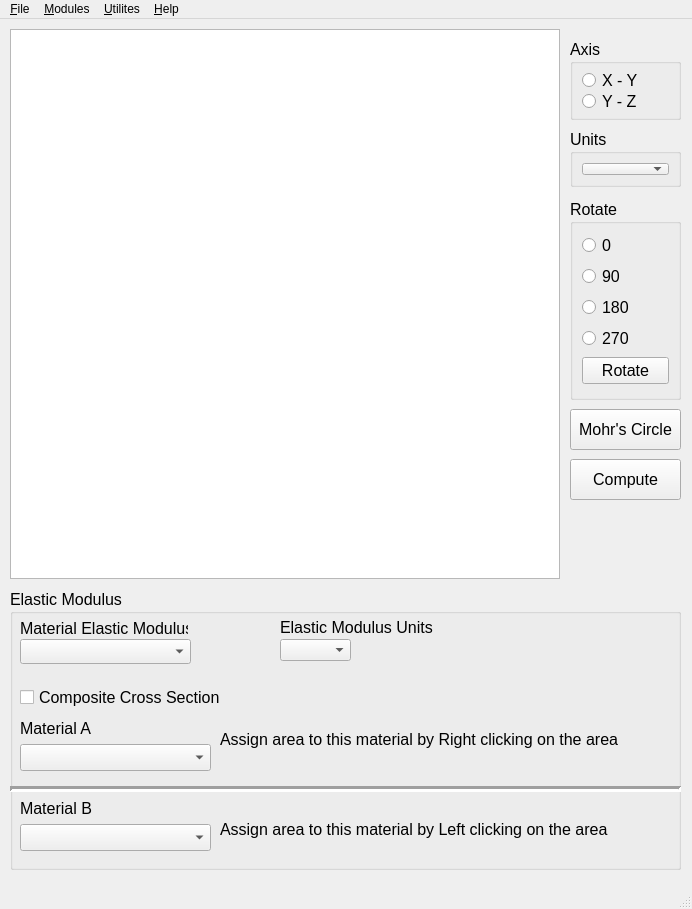
<?xml version="1.0" encoding="UTF-8"?>
<ui version="4.0">
 <class>MElist</class>
 <widget class="QMainWindow" name="MElist">
  <property name="geometry">
   <rect>
    <x>0</x>
    <y>0</y>
    <width>692</width>
    <height>909</height>
   </rect>
  </property>
  <property name="sizePolicy">
   <sizepolicy hsizetype="Fixed" vsizetype="Fixed">
    <horstretch>0</horstretch>
    <verstretch>0</verstretch>
   </sizepolicy>
  </property>
  <property name="minimumSize">
   <size>
    <width>270</width>
    <height>610</height>
   </size>
  </property>
  <property name="maximumSize">
   <size>
    <width>16777215</width>
    <height>16777215</height>
   </size>
  </property>
  <property name="windowTitle">
   <string>MainWindow</string>
  </property>
  <property name="tabShape">
   <enum>QTabWidget::Rounded</enum>
  </property>
  <property name="dockNestingEnabled">
   <bool>false</bool>
  </property>
  <property name="unifiedTitleAndToolBarOnMac">
   <bool>false</bool>
  </property>
  <widget class="QWidget" name="centralwidget">
   <widget class="QGraphicsView" name="graphicsView">
    <property name="geometry">
     <rect>
      <x>10</x>
      <y>10</y>
      <width>550</width>
      <height>550</height>
     </rect>
    </property>
    <property name="sizePolicy">
     <sizepolicy hsizetype="Fixed" vsizetype="Fixed">
      <horstretch>0</horstretch>
      <verstretch>0</verstretch>
     </sizepolicy>
    </property>
    <property name="font">
     <font>
      <pointsize>12</pointsize>
     </font>
    </property>
   </widget>
   <widget class="QPushButton" name="pushButton">
    <property name="geometry">
     <rect>
      <x>570</x>
      <y>390</y>
      <width>111</width>
      <height>41</height>
     </rect>
    </property>
    <property name="font">
     <font>
      <pointsize>12</pointsize>
     </font>
    </property>
    <property name="text">
     <string>Mohr's Circle</string>
    </property>
   </widget>
   <widget class="QPushButton" name="computeMOI">
    <property name="geometry">
     <rect>
      <x>570</x>
      <y>440</y>
      <width>111</width>
      <height>41</height>
     </rect>
    </property>
    <property name="font">
     <font>
      <pointsize>12</pointsize>
     </font>
    </property>
    <property name="text">
     <string>Compute</string>
    </property>
   </widget>
   <widget class="QGroupBox" name="groupBox">
    <property name="geometry">
     <rect>
      <x>570</x>
      <y>20</y>
      <width>111</width>
      <height>81</height>
     </rect>
    </property>
    <property name="font">
     <font>
      <pointsize>12</pointsize>
     </font>
    </property>
    <property name="title">
     <string>Axis</string>
    </property>
    <layout class="QVBoxLayout" name="verticalLayout_2">
     <item>
      <widget class="QRadioButton" name="xyaxis_2">
       <property name="font">
        <font>
         <pointsize>12</pointsize>
        </font>
       </property>
       <property name="text">
        <string>X - Y</string>
       </property>
      </widget>
     </item>
     <item>
      <widget class="QRadioButton" name="yzaxis_2">
       <property name="font">
        <font>
         <pointsize>12</pointsize>
        </font>
       </property>
       <property name="text">
        <string>Y - Z </string>
       </property>
      </widget>
     </item>
    </layout>
   </widget>
   <widget class="QGroupBox" name="groupBox_2">
    <property name="geometry">
     <rect>
      <x>570</x>
      <y>110</y>
      <width>111</width>
      <height>58</height>
     </rect>
    </property>
    <property name="font">
     <font>
      <pointsize>12</pointsize>
     </font>
    </property>
    <property name="title">
     <string>Units</string>
    </property>
    <layout class="QVBoxLayout" name="verticalLayout">
     <item>
      <widget class="QComboBox" name="Unitscombobox">
       <property name="font">
        <font>
         <pointsize>12</pointsize>
        </font>
       </property>
      </widget>
     </item>
    </layout>
   </widget>
   <widget class="QGroupBox" name="groupBox_3">
    <property name="geometry">
     <rect>
      <x>570</x>
      <y>180</y>
      <width>111</width>
      <height>201</height>
     </rect>
    </property>
    <property name="font">
     <font>
      <pointsize>12</pointsize>
     </font>
    </property>
    <property name="title">
     <string>Rotate</string>
    </property>
    <layout class="QVBoxLayout" name="verticalLayout_3">
     <item>
      <widget class="QRadioButton" name="rotate0deg">
       <property name="font">
        <font>
         <pointsize>12</pointsize>
        </font>
       </property>
       <property name="text">
        <string>0 </string>
       </property>
      </widget>
     </item>
     <item>
      <widget class="QRadioButton" name="rotate90deg">
       <property name="font">
        <font>
         <pointsize>12</pointsize>
        </font>
       </property>
       <property name="text">
        <string>90</string>
       </property>
      </widget>
     </item>
     <item>
      <widget class="QRadioButton" name="rotate180deg">
       <property name="font">
        <font>
         <pointsize>12</pointsize>
        </font>
       </property>
       <property name="text">
        <string>180</string>
       </property>
      </widget>
     </item>
     <item>
      <widget class="QRadioButton" name="rotate270deg">
       <property name="font">
        <font>
         <pointsize>12</pointsize>
        </font>
       </property>
       <property name="text">
        <string>270</string>
       </property>
      </widget>
     </item>
     <item>
      <widget class="QPushButton" name="rotate">
       <property name="font">
        <font>
         <pointsize>12</pointsize>
        </font>
       </property>
       <property name="text">
        <string>Rotate</string>
       </property>
      </widget>
     </item>
    </layout>
   </widget>
   <widget class="QGroupBox" name="groupBox_4">
    <property name="geometry">
     <rect>
      <x>10</x>
      <y>570</y>
      <width>671</width>
      <height>281</height>
     </rect>
    </property>
    <property name="font">
     <font>
      <pointsize>12</pointsize>
     </font>
    </property>
    <property name="title">
     <string>Elastic Modulus</string>
    </property>
    <widget class="QLabel" name="label_5">
     <property name="geometry">
      <rect>
       <x>10</x>
       <y>30</y>
       <width>168</width>
       <height>19</height>
      </rect>
     </property>
     <property name="font">
      <font>
       <pointsize>12</pointsize>
      </font>
     </property>
     <property name="text">
      <string>Material Elastic Modulus</string>
     </property>
    </widget>
    <widget class="QComboBox" name="comboBox">
     <property name="geometry">
      <rect>
       <x>10</x>
       <y>50</y>
       <width>171</width>
       <height>25</height>
      </rect>
     </property>
     <property name="font">
      <font>
       <pointsize>12</pointsize>
      </font>
     </property>
    </widget>
    <widget class="QLabel" name="label_10">
     <property name="geometry">
      <rect>
       <x>210</x>
       <y>230</y>
       <width>411</width>
       <height>21</height>
      </rect>
     </property>
     <property name="font">
      <font>
       <pointsize>12</pointsize>
      </font>
     </property>
     <property name="text">
      <string>Assign area to this material by Left clicking on the area</string>
     </property>
    </widget>
    <widget class="QLabel" name="label_9">
     <property name="geometry">
      <rect>
       <x>210</x>
       <y>140</y>
       <width>411</width>
       <height>21</height>
      </rect>
     </property>
     <property name="font">
      <font>
       <pointsize>12</pointsize>
      </font>
     </property>
     <property name="text">
      <string>Assign area to this material by Right clicking on the area</string>
     </property>
    </widget>
    <widget class="QCheckBox" name="checkBox">
     <property name="geometry">
      <rect>
       <x>10</x>
       <y>100</y>
       <width>211</width>
       <height>17</height>
      </rect>
     </property>
     <property name="font">
      <font>
       <pointsize>12</pointsize>
      </font>
     </property>
     <property name="text">
      <string>Composite Cross Section</string>
     </property>
    </widget>
    <widget class="QComboBox" name="comboBox_2">
     <property name="geometry">
      <rect>
       <x>270</x>
       <y>50</y>
       <width>71</width>
       <height>22</height>
      </rect>
     </property>
     <property name="font">
      <font>
       <pointsize>12</pointsize>
      </font>
     </property>
    </widget>
    <widget class="QLabel" name="label_11">
     <property name="geometry">
      <rect>
       <x>270</x>
       <y>30</y>
       <width>191</width>
       <height>16</height>
      </rect>
     </property>
     <property name="font">
      <font>
       <pointsize>12</pointsize>
      </font>
     </property>
     <property name="text">
      <string>Elastic Modulus Units</string>
     </property>
    </widget>
    <widget class="Line" name="line">
     <property name="geometry">
      <rect>
       <x>0</x>
       <y>190</y>
       <width>671</width>
       <height>20</height>
      </rect>
     </property>
     <property name="lineWidth">
      <number>3</number>
     </property>
     <property name="orientation">
      <enum>Qt::Horizontal</enum>
     </property>
    </widget>
    <widget class="QWidget" name="">
     <property name="geometry">
      <rect>
       <x>10</x>
       <y>210</y>
       <width>191</width>
       <height>52</height>
      </rect>
     </property>
     <layout class="QVBoxLayout" name="verticalLayout_4">
      <item>
       <widget class="QLabel" name="label_8">
        <property name="font">
         <font>
          <pointsize>12</pointsize>
         </font>
        </property>
        <property name="text">
         <string>Material B</string>
        </property>
       </widget>
      </item>
      <item>
       <widget class="QComboBox" name="comboBox_4">
        <property name="font">
         <font>
          <pointsize>12</pointsize>
         </font>
        </property>
       </widget>
      </item>
     </layout>
    </widget>
    <widget class="QWidget" name="">
     <property name="geometry">
      <rect>
       <x>10</x>
       <y>130</y>
       <width>191</width>
       <height>52</height>
      </rect>
     </property>
     <layout class="QVBoxLayout" name="verticalLayout_5">
      <item>
       <widget class="QLabel" name="label_7">
        <property name="font">
         <font>
          <pointsize>12</pointsize>
         </font>
        </property>
        <property name="text">
         <string>Material A</string>
        </property>
       </widget>
      </item>
      <item>
       <widget class="QComboBox" name="comboBox_3">
        <property name="font">
         <font>
          <pointsize>12</pointsize>
         </font>
        </property>
       </widget>
      </item>
     </layout>
    </widget>
   </widget>
  </widget>
  <widget class="QStatusBar" name="statusbar"/>
  <widget class="QMenuBar" name="menubar">
   <property name="geometry">
    <rect>
     <x>0</x>
     <y>0</y>
     <width>692</width>
     <height>21</height>
    </rect>
   </property>
   <widget class="QMenu" name="menu_File">
    <property name="title">
     <string>&amp;File</string>
    </property>
    <widget class="QMenu" name="menu_Settings">
     <property name="title">
      <string>Settings</string>
     </property>
     <addaction name="actionTheme"/>
    </widget>
    <addaction name="menu_Settings"/>
    <addaction name="actionQuit"/>
    <addaction name="actionQuit_All"/>
   </widget>
   <widget class="QMenu" name="menu_Utilites">
    <property name="title">
     <string>&amp;Utilites</string>
    </property>
    <widget class="QMenu" name="menuTables">
     <property name="title">
      <string>Tables</string>
     </property>
     <addaction name="actionMaterials_list"/>
     <addaction name="actionCross_Sectional_Beams_and_Shapes_Lists"/>
     <addaction name="actionSaftey_Factors"/>
     <addaction name="actionFit_Classes"/>
    </widget>
    <addaction name="actionNotepad"/>
    <addaction name="actionCalculator"/>
    <addaction name="actionScreenshot"/>
    <addaction name="menuTables"/>
   </widget>
   <widget class="QMenu" name="menu_Help">
    <property name="title">
     <string>&amp;Help</string>
    </property>
    <widget class="QMenu" name="menuModules_help">
     <property name="title">
      <string>Modules</string>
     </property>
     <widget class="QMenu" name="menuGeneral_Analysis_help">
      <property name="title">
       <string>General Analysis</string>
      </property>
      <addaction name="actionUnit_Converter_help"/>
      <addaction name="actionMoments_of_Inertia_help"/>
      <addaction name="actionVectors_help"/>
      <addaction name="actionFriction_and_Force_help"/>
      <addaction name="actionFasteners_help"/>
      <addaction name="actionMaterial_Properties_help"/>
      <addaction name="actionCM_and_CG_help"/>
     </widget>
     <widget class="QMenu" name="menuBeams_and_Loads_help">
      <property name="title">
       <string>Beams and Loads</string>
      </property>
      <widget class="QMenu" name="menuGeneral_Beam_Analysis">
       <property name="title">
        <string>General Beam Analysis</string>
       </property>
       <addaction name="actionTrusses_help"/>
       <addaction name="actionBeamsMoments_of_Inertia_help"/>
       <addaction name="actionShear_and_Moment_help"/>
       <addaction name="actionIndeterminate_Axial_Structures_help"/>
       <addaction name="actionFlexure_help"/>
       <addaction name="actionBeam_Deformation_help"/>
       <addaction name="actionAxial_Beam_Deformation_help"/>
       <addaction name="actionTorsional_Beam_Deformation_help"/>
       <addaction name="actionSupported_Beams_help"/>
       <addaction name="actionMohr_s_Circle_help"/>
      </widget>
      <widget class="QMenu" name="menuCombined_Loadings_help">
       <property name="title">
        <string>Combined Loadings</string>
       </property>
       <widget class="QMenu" name="menuEccentric_Loadings_help">
        <property name="title">
         <string>Eccentric Loadings</string>
        </property>
        <addaction name="actionC_Clamp_help"/>
        <addaction name="actionCompression_Link_help"/>
        <addaction name="actionTension_Link_help"/>
        <addaction name="actionPost_help"/>
       </widget>
       <widget class="QMenu" name="menuShear_Force_and_Bending_Moment_help">
        <property name="title">
         <string>Shear Force and Bending Moment</string>
        </property>
        <addaction name="actionPost_and_Beam_help"/>
       </widget>
       <widget class="QMenu" name="menuAxial_Torsional_and_Bending_Stresses_help">
        <property name="title">
         <string>Axial, Torsional, and Bending Stresses</string>
        </property>
        <addaction name="actionSolid_shaft_and_Pipe_help"/>
       </widget>
       <addaction name="menuEccentric_Loadings_help"/>
       <addaction name="menuShear_Force_and_Bending_Moment_help"/>
       <addaction name="menuAxial_Torsional_and_Bending_Stresses_help"/>
      </widget>
      <addaction name="menuGeneral_Beam_Analysis"/>
      <addaction name="menuCombined_Loadings_help"/>
     </widget>
     <widget class="QMenu" name="menuKinematics_help">
      <property name="title">
       <string>Kinematics</string>
      </property>
      <addaction name="actionKinematic_Diagraming_help"/>
      <addaction name="actionVector_and_Motion_Analysis_help"/>
     </widget>
     <widget class="QMenu" name="menuEngineering_and_Drafting_help">
      <property name="title">
       <string>Engineering and Drafting</string>
      </property>
      <addaction name="actionGDT_Checker_help"/>
      <addaction name="actionVirtual_Condition_Calculator_help"/>
      <addaction name="actionLimits_and_Fits_help"/>
      <addaction name="actionGDTFasteners_help"/>
      <addaction name="actionPaper_Gauging_help"/>
      <addaction name="actionTolerance_Finder_help"/>
      <addaction name="actionDiameter_Deviation_help"/>
     </widget>
     <widget class="QMenu" name="menuAdditional_Calculators_help">
      <property name="title">
       <string>Additional Calculators</string>
      </property>
      <addaction name="actionTorsion_help"/>
      <addaction name="actionPressure_help"/>
      <addaction name="actionMohr_s_Circle_2"/>
     </widget>
     <addaction name="menuGeneral_Analysis_help"/>
     <addaction name="menuBeams_and_Loads_help"/>
     <addaction name="menuKinematics_help"/>
     <addaction name="menuEngineering_and_Drafting_help"/>
     <addaction name="menuAdditional_Calculators_help"/>
    </widget>
    <addaction name="menuModules_help"/>
    <addaction name="actionAbout"/>
   </widget>
   <widget class="QMenu" name="menu_Modules">
    <property name="title">
     <string>&amp;Modules</string>
    </property>
    <widget class="QMenu" name="menu_General_Analysis">
     <property name="title">
      <string>General Analysis</string>
     </property>
     <addaction name="actionUnit_Converter"/>
     <addaction name="actionMoments_of_Inertia"/>
     <addaction name="actionVectors"/>
     <addaction name="actionFriction_and_Force"/>
     <addaction name="actionFasteners"/>
     <addaction name="actionMaterial_Properties"/>
     <addaction name="actionCM_and_CG"/>
    </widget>
    <widget class="QMenu" name="menu_Beams_and_Loads">
     <property name="title">
      <string>Beams and Loads</string>
     </property>
     <widget class="QMenu" name="menu_Generic_Beam_Analysis">
      <property name="title">
       <string>Generic Beam Analysis</string>
      </property>
      <addaction name="actionTrusses"/>
      <addaction name="actionBeamsMoments_of_Inertia"/>
      <addaction name="actionShear_and_Moment"/>
      <addaction name="actionIndeterminate_Axial_Structures"/>
      <addaction name="actionFlexure"/>
      <addaction name="actionBeam_Deformation"/>
      <addaction name="actionAxial_Beam_Deformation"/>
      <addaction name="actionTorsional_Beam_Deformation"/>
      <addaction name="actionSupported_Beams"/>
      <addaction name="actionMohr_s_Circle"/>
     </widget>
     <widget class="QMenu" name="menuCombined_Loadings">
      <property name="title">
       <string>Combined Loadings</string>
      </property>
      <widget class="QMenu" name="menuEccentric_Loadings">
       <property name="title">
        <string>Eccentric Loadings</string>
       </property>
       <addaction name="actionC_Clamp"/>
       <addaction name="actionCompression_Link"/>
       <addaction name="actionTension_Link"/>
       <addaction name="actionPost"/>
      </widget>
      <widget class="QMenu" name="menuShear_Force_and_Bending_Moment">
       <property name="title">
        <string>Shear Force and Bending Moment</string>
       </property>
       <addaction name="actionPost_and_Beam"/>
      </widget>
      <widget class="QMenu" name="menuAxial_Torsional_and_Bending_Stresses">
       <property name="title">
        <string>Axial, Torsional, and Bending Stresses</string>
       </property>
       <addaction name="actionSolid_Shaft_and_Pipe"/>
      </widget>
      <addaction name="menuEccentric_Loadings"/>
      <addaction name="menuShear_Force_and_Bending_Moment"/>
      <addaction name="menuAxial_Torsional_and_Bending_Stresses"/>
     </widget>
     <addaction name="menu_Generic_Beam_Analysis"/>
     <addaction name="menuCombined_Loadings"/>
    </widget>
    <widget class="QMenu" name="menu_Kinematics">
     <property name="title">
      <string>Kinematics</string>
     </property>
     <addaction name="actionKinematic_Diagraming"/>
     <addaction name="actionVector_Analysis"/>
    </widget>
    <widget class="QMenu" name="menu_Egineering_and_Drafting">
     <property name="title">
      <string>Egineering and Drafting</string>
     </property>
     <addaction name="actionGDT_Checker"/>
     <addaction name="actionVirtual_Condition_Calculator"/>
     <addaction name="actionLimits_and_Fits"/>
     <addaction name="actionGDTFasteners"/>
     <addaction name="actionPaper_Gauging"/>
     <addaction name="actionTolerance_Finder"/>
     <addaction name="actionDiameter_Deviation"/>
    </widget>
    <widget class="QMenu" name="menu_Additional_Calculators">
     <property name="title">
      <string>Additional Calculators</string>
     </property>
     <addaction name="actionTorsion"/>
     <addaction name="actionPressure"/>
     <addaction name="actionAddMohr_s_Circle"/>
    </widget>
    <addaction name="menu_General_Analysis"/>
    <addaction name="menu_Beams_and_Loads"/>
    <addaction name="menu_Kinematics"/>
    <addaction name="menu_Egineering_and_Drafting"/>
    <addaction name="menu_Additional_Calculators"/>
   </widget>
   <addaction name="menu_File"/>
   <addaction name="menu_Modules"/>
   <addaction name="menu_Utilites"/>
   <addaction name="menu_Help"/>
  </widget>
  <action name="actionUnit_Converter">
   <property name="text">
    <string>Unit Converter</string>
   </property>
  </action>
  <action name="actionMoments_of_Inertia">
   <property name="text">
    <string>Moments of Inertia</string>
   </property>
  </action>
  <action name="actionVectors">
   <property name="text">
    <string>Vectors</string>
   </property>
  </action>
  <action name="actionFriction_and_Force">
   <property name="text">
    <string>Friction and Force</string>
   </property>
  </action>
  <action name="actionFasteners">
   <property name="text">
    <string>Fasteners</string>
   </property>
  </action>
  <action name="actionMaterial_Properties">
   <property name="text">
    <string>Material Properties</string>
   </property>
  </action>
  <action name="actionCM_and_CG">
   <property name="text">
    <string>CM and CG</string>
   </property>
  </action>
  <action name="actionTrusses">
   <property name="text">
    <string>Trusses</string>
   </property>
  </action>
  <action name="actionBeamsMoments_of_Inertia">
   <property name="text">
    <string>Moments of Inertia</string>
   </property>
  </action>
  <action name="actionShear_and_Moment">
   <property name="text">
    <string>Shear and Moment</string>
   </property>
  </action>
  <action name="actionIndeterminate_Axial_Structures">
   <property name="text">
    <string>Indeterminate Axial Structures</string>
   </property>
  </action>
  <action name="actionFlexure">
   <property name="text">
    <string>Flexure</string>
   </property>
  </action>
  <action name="actionBeam_Deformation">
   <property name="text">
    <string>Beam Deformation</string>
   </property>
  </action>
  <action name="actionAxial_Beam_Deformation">
   <property name="text">
    <string>Axial Beam Deformation</string>
   </property>
  </action>
  <action name="actionTorsional_Beam_Deformation">
   <property name="text">
    <string>Torsional Beam Deformation</string>
   </property>
  </action>
  <action name="actionSupported_Beams">
   <property name="text">
    <string>Supported Beams</string>
   </property>
  </action>
  <action name="actionMohr_s_Circle">
   <property name="text">
    <string>Mohr's Circle</string>
   </property>
  </action>
  <action name="actionC_Clamp">
   <property name="text">
    <string>C-Clamp</string>
   </property>
  </action>
  <action name="actionCompression_Link">
   <property name="text">
    <string>Compression Link</string>
   </property>
  </action>
  <action name="actionTension_Link">
   <property name="text">
    <string>Tension Link</string>
   </property>
  </action>
  <action name="actionPost">
   <property name="text">
    <string>Post</string>
   </property>
  </action>
  <action name="actionPost_and_Beam">
   <property name="text">
    <string>Post and Beam</string>
   </property>
  </action>
  <action name="actionKinematic_Diagraming">
   <property name="text">
    <string>Kinematic Diagraming</string>
   </property>
  </action>
  <action name="actionVector_Analysis">
   <property name="text">
    <string>Vector Analysis</string>
   </property>
  </action>
  <action name="actionGDT_Checker">
   <property name="text">
    <string>GDT Checker</string>
   </property>
  </action>
  <action name="actionVirtual_Condition_Calculator">
   <property name="text">
    <string>Virtual Condition Calculator</string>
   </property>
  </action>
  <action name="actionLimits_and_Fits">
   <property name="text">
    <string>Limits and Fits</string>
   </property>
  </action>
  <action name="actionGDTFasteners">
   <property name="text">
    <string>Fasteners</string>
   </property>
  </action>
  <action name="actionPaper_Gauging">
   <property name="text">
    <string>Paper Gauging</string>
   </property>
  </action>
  <action name="actionTolerance_Finder">
   <property name="text">
    <string>Tolerance Finder</string>
   </property>
  </action>
  <action name="actionDiameter_Deviation">
   <property name="text">
    <string>Diameter Deviation</string>
   </property>
  </action>
  <action name="actionTorsion">
   <property name="text">
    <string>Torsion</string>
   </property>
  </action>
  <action name="actionPressure">
   <property name="text">
    <string>Pressure</string>
   </property>
  </action>
  <action name="actionAddMohr_s_Circle">
   <property name="text">
    <string>Mohr's Circle</string>
   </property>
  </action>
  <action name="actionModule_List">
   <property name="text">
    <string>Module List</string>
   </property>
  </action>
  <action name="actionQuit">
   <property name="text">
    <string>Quit</string>
   </property>
  </action>
  <action name="actionNotepad">
   <property name="text">
    <string>Notepad</string>
   </property>
  </action>
  <action name="actionCalculator">
   <property name="text">
    <string>Calculator</string>
   </property>
  </action>
  <action name="actionScreenshot">
   <property name="text">
    <string>Screenshot</string>
   </property>
  </action>
  <action name="actionPerfer_SI_units">
   <property name="text">
    <string>Edit Saftey Factor</string>
   </property>
  </action>
  <action name="actionPerfer_Metric_Units">
   <property name="text">
    <string>Theme</string>
   </property>
  </action>
  <action name="actionMaterials_list">
   <property name="text">
    <string>Materials List</string>
   </property>
  </action>
  <action name="actionCross_Sectional_Beams_and_Shapes_Lists">
   <property name="text">
    <string>Beams and Shapes Lists</string>
   </property>
  </action>
  <action name="actionAbout">
   <property name="text">
    <string>About</string>
   </property>
  </action>
  <action name="actionUnit_Converter_help">
   <property name="text">
    <string>Unit Converter</string>
   </property>
  </action>
  <action name="actionMoments_of_Inertia_help">
   <property name="text">
    <string>Moments of Inertia</string>
   </property>
  </action>
  <action name="actionVectors_help">
   <property name="text">
    <string>Vectors</string>
   </property>
  </action>
  <action name="actionFriction_and_Force_help">
   <property name="text">
    <string>Friction and Force</string>
   </property>
  </action>
  <action name="actionFasteners_help">
   <property name="text">
    <string>Fasteners</string>
   </property>
  </action>
  <action name="actionMaterial_Properties_help">
   <property name="text">
    <string>Material Properties</string>
   </property>
  </action>
  <action name="actionCM_and_CG_help">
   <property name="text">
    <string>CM and CG</string>
   </property>
  </action>
  <action name="actionTrusses_help">
   <property name="text">
    <string>Trusses</string>
   </property>
  </action>
  <action name="actionBeamsMoments_of_Inertia_help">
   <property name="text">
    <string>Moments of Inertia</string>
   </property>
  </action>
  <action name="actionShear_and_Moment_help">
   <property name="text">
    <string>Shear and Moment</string>
   </property>
  </action>
  <action name="actionIndeterminate_Axial_Structures_help">
   <property name="text">
    <string>Indeterminate Axial Structures</string>
   </property>
  </action>
  <action name="actionFlexure_help">
   <property name="text">
    <string>Flexure</string>
   </property>
  </action>
  <action name="actionBeam_Deformation_help">
   <property name="text">
    <string>Beam Deformation</string>
   </property>
  </action>
  <action name="actionAxial_Beam_Deformation_help">
   <property name="text">
    <string>Axial Beam Deformation</string>
   </property>
  </action>
  <action name="actionTorsional_Beam_Deformation_help">
   <property name="text">
    <string>Torsional Beam Deformation</string>
   </property>
  </action>
  <action name="actionSupported_Beams_help">
   <property name="text">
    <string>Supported Beams</string>
   </property>
  </action>
  <action name="actionMohr_s_Circle_help">
   <property name="text">
    <string>Mohr's Circle</string>
   </property>
  </action>
  <action name="actionC_Clamp_help">
   <property name="text">
    <string>C-Clamp</string>
   </property>
  </action>
  <action name="actionCompression_Link_help">
   <property name="text">
    <string>Compression Link</string>
   </property>
  </action>
  <action name="actionTension_Link_help">
   <property name="text">
    <string>Tension Link</string>
   </property>
  </action>
  <action name="actionPost_help">
   <property name="text">
    <string>Post</string>
   </property>
  </action>
  <action name="actionPost_and_Beam_help">
   <property name="text">
    <string>Post and Beam</string>
   </property>
  </action>
  <action name="actionSolid_shaft_and_Pipe_help">
   <property name="text">
    <string>Solid Shaft and Pipe</string>
   </property>
  </action>
  <action name="actionKinematic_Diagraming_help">
   <property name="text">
    <string>Kinematic Diagraming</string>
   </property>
  </action>
  <action name="actionVector_and_Motion_Analysis_help">
   <property name="text">
    <string>Vector and Motion Analysis</string>
   </property>
  </action>
  <action name="actionGDT_Checker_help">
   <property name="text">
    <string>GDT Checker</string>
   </property>
  </action>
  <action name="actionVirtual_Condition_Calculator_help">
   <property name="text">
    <string>Virtual Condition Calculator</string>
   </property>
  </action>
  <action name="actionLimits_and_Fits_help">
   <property name="text">
    <string>Limits and Fits</string>
   </property>
  </action>
  <action name="actionGDTFasteners_help">
   <property name="text">
    <string>Fasteners</string>
   </property>
  </action>
  <action name="actionPaper_Gauging_help">
   <property name="text">
    <string>Paper Gauging</string>
   </property>
  </action>
  <action name="actionTolerance_Finder_help">
   <property name="text">
    <string>Tolerance Finder</string>
   </property>
  </action>
  <action name="actionDiameter_Deviation_help">
   <property name="text">
    <string>Diameter Deviation</string>
   </property>
  </action>
  <action name="actionTorsion_help">
   <property name="text">
    <string>Torsion</string>
   </property>
  </action>
  <action name="actionPressure_help">
   <property name="text">
    <string>Pressure</string>
   </property>
  </action>
  <action name="actionTheme">
   <property name="text">
    <string>Theme</string>
   </property>
  </action>
  <action name="actionSaftey_Factors">
   <property name="text">
    <string>Saftey Factors</string>
   </property>
  </action>
  <action name="actionSolid_Shaft_and_Pipe">
   <property name="text">
    <string>Solid Shaft and Pipe</string>
   </property>
  </action>
  <action name="actionMohr_s_Circle_2">
   <property name="text">
    <string>Mohr's Circle</string>
   </property>
  </action>
  <action name="actionFit_Classes">
   <property name="text">
    <string>Fit Classes</string>
   </property>
  </action>
  <action name="actionQuit_All">
   <property name="text">
    <string>Quit All</string>
   </property>
  </action>
 </widget>
 <resources/>
 <connections/>
</ui>
